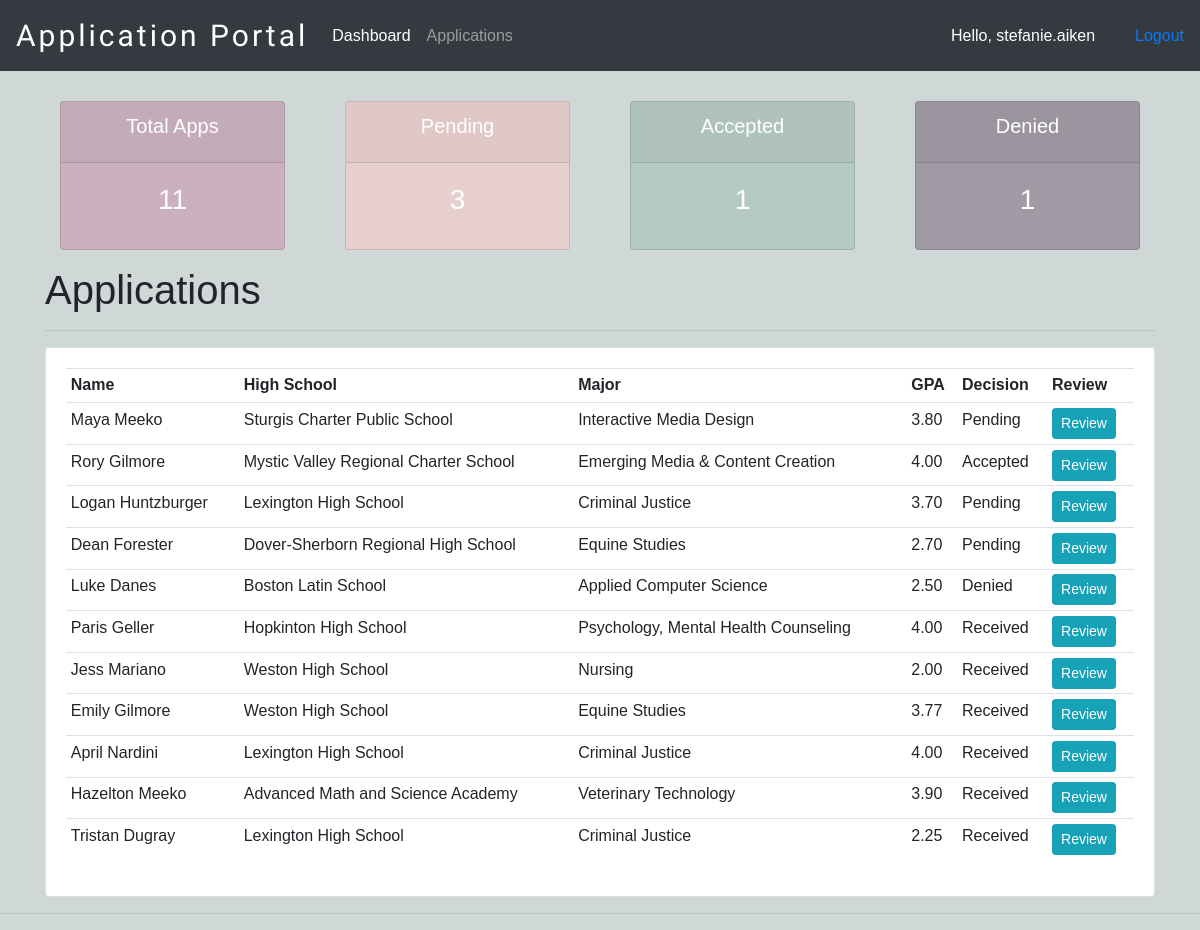
The app's page / (signed in) with its own data.
### appStatus/models.py (models this page shows, shortened)
class Application(models.Model):
    user = models.OneToOneField(User, null=True, on_delete=models.CASCADE)
    name = models.CharField(max_length=200, blank=True, null=True)
    phone = models.CharField(max_length=200, blank=True, null=True)
    email = models.CharField(max_length=200, blank=True, null=True)
    major = models.CharField(max_length=200, blank=True,
                             null=True, choices=MAJOR)
    school = models.CharField(
        max_length=200, blank=True, null=True, choices=SCHOOL)
    GPA = models.FloatField(null=True, blank=True, validators=[
                            MinValueValidator(2), MaxValueValidator(4)])
    status = models.CharField(
        max_length=200, blank=True, null=True, choices=STATUS, default='Received')
    app_submitted = models.CharField(
        max_length=25, blank=True, null=True, choices=SUBMISSION, default='Not Submitted')
    date_created = models.DateTimeField(auto_now_add=True, null=True)

### appStatus/decorators.py (the view)
    def wrapper_function(request, *args, **kwargs):
        group = None
        if request.user.groups.exists():
            group = request.user.groups.all()[0].name
        if group == 'applicant':
            return redirect('user-page')
        if group == 'admin':
            return view_func(request, *args, **kwargs)

### appStatus/views.py (called while the page is built)
@login_required(login_url='login')
@admin_only
def home(request):
    applicants = Application.objects.all()
    total_applicants = applicants.count()
    decision_pending = applicants.filter(status='Pending').count()
    decision_accepted = applicants.filter(status='Accepted').count()
    decision_deny = applicants.filter(status='Denied').count()
    context = {'applicants': applicants, 'total_applicants': total_applicants,
               'decision_pending': decision_pending, 'decision_accepted': decision_accepted, 'decision_deny': decision_deny}
    return render(request, 'appStatus/dashboard.html', context)

### appStatus/templates/appStatus/dashboard.html
{% extends 'appStatus/main.html' %}
{% block content %}
{% include 'appStatus/status.html' %}
<div class="container">
    <div>
        <h1>Applications</h1>
        <hr>
        <div class="card card-body">
            <table class="table table-sm">
                <tr>
                    <th>Name</th>
                    <th>High School</th>
                    <th>Major</th>
                    <th>GPA</th>
                    <th>Decision</th>
                    <th>Review</th>
                </tr>
                {% for applicant in applicants %}
                <tr>
                    <td>{{applicant.name}}</td>
                    <td>{{applicant.school}}</td>
                    <td>{{applicant.major}}</td>
                    <td>{{applicant.GPA|floatformat:2}}</td>
                    <td>{{applicant.status}}</td>
                    <td><a class="btn btn-sm btn-info" href="{% url 'application_review' applicant.id %}">Review</a></td>
                </tr>
                {% endfor %}
            </table>
        </div>
    </div>
</div>
{% endblock %}

### appStatus/templates/appStatus/Navbar.html (shortened to what this page needs)
{% load static %}
<nav class="navbar navbar-expand-lg navbar-dark bg-dark">
    <span class="navbar-brand mb-0 h1 app-nav-brand">Application Portal</span>
    <div class="collapse navbar-collapse" id="navbarNavAltMarkup">
        <div class="navbar-nav">
            {% if request.user.is_staff %}
            <a class="nav-item nav-link active" href="{% url 'home' %}">Dashboard </a>
            <a class="nav-item nav-link" href="{% url 'applications' %}">Applications</a>
            {% endif %}
        </div>
    </div>
    <div>
        <span class="hello-user">Hello, {{request.user}}</span>
    </div>
    <span><a class="hello-msg" href="{% url 'logout' %}">Logout</a></span>
</nav>

### static/css/main.css (style rules this page uses)
* { box-sizing: border-box; }
body { background-color: #cfd8d7; font-family: 'Trebuchet MS', 'Lucida Sans Unicode', 'Lucida Grande', 'Lucida Sans', Arial, sans-serif; }
.app-nav-brand { font-family: 'Bilbo Swash Caps', cursive; font-size: 30px; letter-spacing: .1em; }
.hello-user { color: white; }
@media only screen and (min-width: 992px) { .hello-user { margin-right: 20px; padding-right: 20px; } }

### records on screen
Application: name "Maya Meeko", school "Sturgis Charter Public School", major "Interactive Media Design", GPA "3.80", status "Pending"
Application: name "Rory Gilmore", school "Mystic Valley Regional Charter School", major "Emerging Media & Content Creation", GPA "4.00", status "Accepted"
Application: name "Logan Huntzburger", school "Lexington High School", major "Criminal Justice", GPA "3.70", status "Pending"
Application: name "Dean Forester", school "Dover-Sherborn Regional High School", major "Equine Studies", GPA "2.70", status "Pending"
Application: name "Luke Danes", school "Boston Latin School", major "Applied Computer Science", GPA "2.50", status "Denied"
Application: name "Paris Geller", school "Hopkinton High School", major "Psychology, Mental Health Counseling", GPA "4.00", status "Received"
Application: name "Jess Mariano", school "Weston High School", major "Nursing", GPA "2.00", status "Received"
Application: name "Emily Gilmore", school "Weston High School", major "Equine Studies", GPA "3.77", status "Received"
Application: name "April Nardini", school "Lexington High School", major "Criminal Justice", GPA "4.00", status "Received"
Application: name "Hazelton Meeko", school "Advanced Math and Science Academy", major "Veterinary Technology", GPA "3.90", status "Received"
Application: name "Tristan Dugray", school "Lexington High School", major "Criminal Justice", GPA "2.25", status "Received"

### other values on screen
{{ request.user }} "stefanie.aiken"
{{ total_applicants }} "11"
{{ decision_pending }} "3"
{{ decision_accepted }} "1"
{{ decision_deny }} "1"
